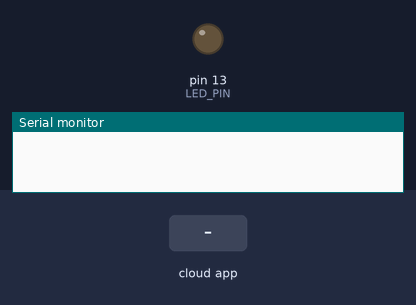
This sketch was run on a simulated Arduino Uno, built with avr-gcc and run on an emulated ATmega328P. Parts: output pins drawn as LEDs (lit = HIGH), the last lines printed to the serial monitor. Inputs (shaded band) come from the test bench. The ROS host is connected and sends only what is stated.

Above: at 1.2 s.
1.3 s: the phone or cloud app sets character_topic to ON
At 2.0 s:
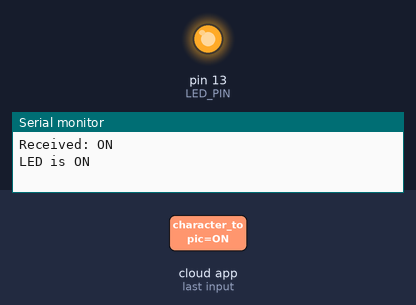
2.8 s: the phone or cloud app sets character_topic to OFF
At 3.2 s:
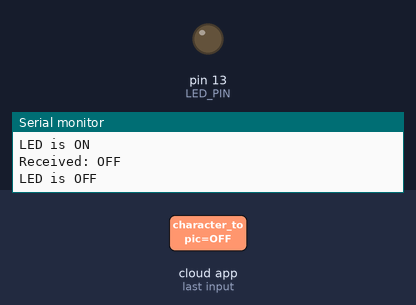
4.3 s: the phone or cloud app sets character_topic to BLINK
At 5.1 s:
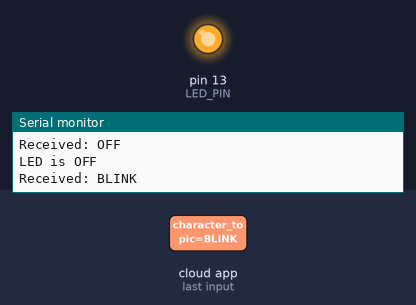
Timing chart, 0 to 7.3 s (numbered marks = the images above; inputs shaded):
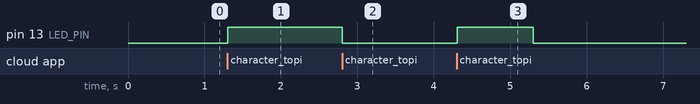

Measured:
- after the input at 1.3 s, pin 13 (LED_PIN): LOW → HIGH at once
- after the input at 2.8 s, pin 13 (LED_PIN): HIGH → LOW at once
- after the input at 4.3 s, pin 13 (LED_PIN): LOW → HIGH at once, → LOW 1.0 s later

The sketch:

ledcontrol.ino
```cpp
#include <ros.h>
#include <std_msgs/String.h>

const int LED_PIN = 13; // Change to your LED pin

ros::NodeHandle nh;

void messageCallback(const std_msgs::String& msg) {
  Serial.print("Received: ");
  Serial.println(msg.data); // Print the received message

  if (strcmp(msg.data, "ON") == 0) {
    digitalWrite(LED_PIN, HIGH); // Turn LED on
    Serial.println("LED is ON");
  } else if (strcmp(msg.data, "OFF") == 0) {
    digitalWrite(LED_PIN, LOW); // Turn LED off
    Serial.println("LED is OFF");
  } else if (strcmp(msg.data, "BLINK") == 0) {
    digitalWrite(LED_PIN, HIGH); // Turn LED off
    delay(1000);
    digitalWrite(LED_PIN, LOW);
    delay(1000);
    Serial.println("LED is blink");
  } else {
    Serial.println("Unknown command"); // Handle invalid commands
  }
}

ros::Subscriber<std_msgs::String> sub("character_topic", &messageCallback);

void setup() {
  pinMode(LED_PIN, OUTPUT);
  Serial.begin(9600); // Initialize serial communication for debugging
  nh.initNode();
  nh.subscribe(sub);
}

void loop() {
  nh.spinOnce();
  delay(10);
}
```
